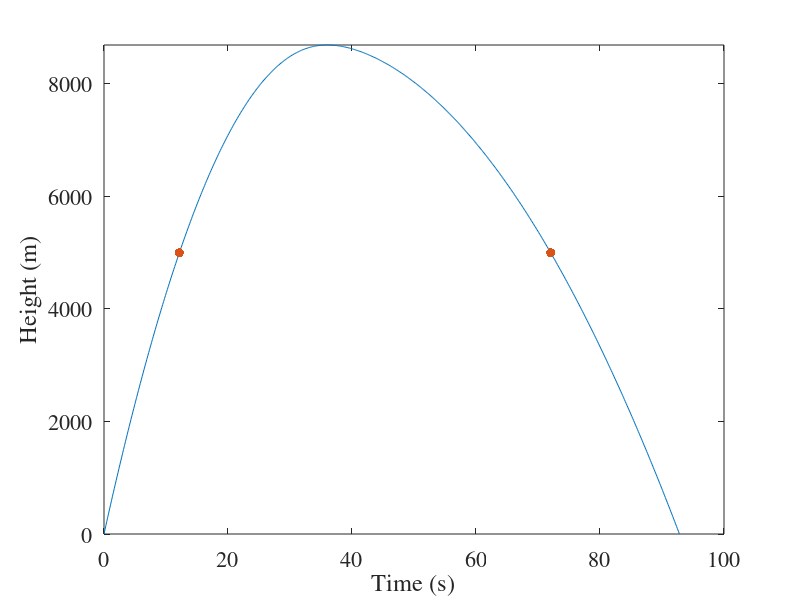
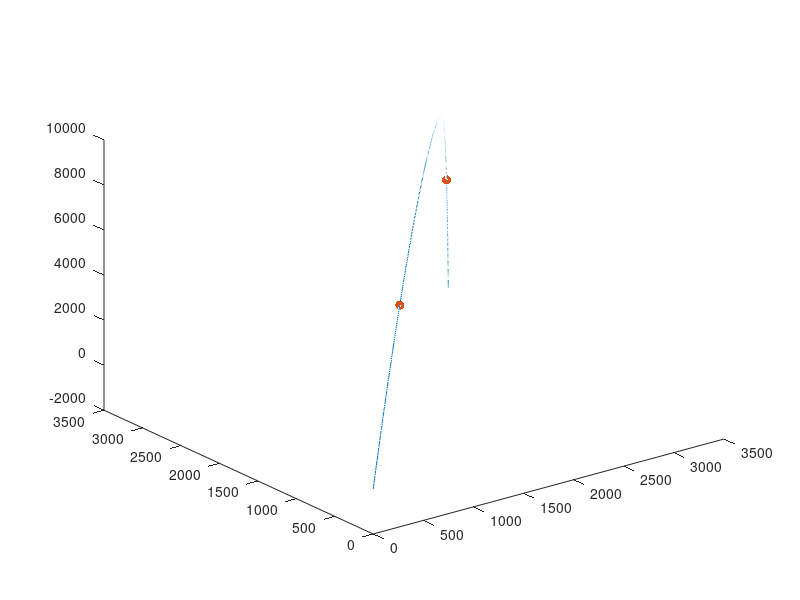

The MATLAB script that drew these images, in order:
function [t,r,v,te,ze,ie] = ballistic_flight_dragEv2()
% ballistic_flight_dragEv2 numerically integrates the equations of motion 
% for a projectile launched from the ground and influenced by gravity and a
% simplified drag force that acts at constant magnitude in the direction 
% oppostie of the projectile's velocity.  Plots are generated of the 
% projectile's 3D trajectory and height above ground as a function of time. 
% A terminal event stops the numerical integration at the time when the
% projectile returns to a zero height. A non-terminal event records all
% times when the projectile passes 5000 m height above ground and marks the
% corresponding points in the plots. 
%      
% Inputs:
%   None
%
% Outputs:
%   t (nx1 float): Array of times
%   r (nx3 float): Array of position values corresponding to each time
%   v (nx3 float): Array of position values corresponding to each time
%   te (mx1 float): Array of event times
%   ze (mx6 float): Array of state values at event times
%   ie (mx1 int): Index of event. 1 is the terminal ground crossing event
%                 and 2 is the non-terminal 5000 m crossing event.

% Copyright (c) 2020 Dmitry Savransky (ds264@cornell.edu)

g = 9.81; %m/s^2
Fdm = 5; %m/s^2

r0 = [0,0,0]; %m
v0 = [100,100,500]; %m/s

z0 = [r0.';v0.'];

[t,z,te,ze,ie] = ode45(@ballistic_flight_drag_eom,linspace(0,150,1000),z0,...
    odeset('Events',@ballistic_flight_drag_event));

r = z(:,1:3);
v = z(:,4:6);
r5k = ze(ie==2,:);
t5k = te(ie==2);

figure(3)
clf
plot(t,r(:,3))
hold on
plot(t5k,r5k(:,3),'.','MarkerSize',20)
hold off
set(gca,'FontName','Times','FontSize',16)
xlabel('Time (s)')
ylabel('Height (m)')
ylim([0,max(r(:,3))])

figure(4)
clf
plot3(r(:,1),r(:,2),r(:,3))
hold on
plot3(r5k(:,1),r5k(:,2),r5k(:,3),'.','MarkerSize',20)
hold off

    function dz = ballistic_flight_drag_eom(~,z)
        %state vector is z = [x,y,z,dx,dy,dz]
        
        r = z(1:3); %position vector (m)
        v = z(4:6); %velocity vector (m/s)
        vmag = norm(v); %m/s
        vhat = v/vmag;
        
        %acceleration is:
        a = [0;0;-g] - Fdm*vhat;
        dz = [v; a];
    end


    %0 and 5000 m height crossing event function
    function [pos,isterm,dir] = ballistic_flight_drag_event(~,z)
        h = z(3); %height above ground
        pos = [h,h-5000]; %zero crossing
        isterm = [1,0]; %halt
        dir = [-1,0];    %look for decreasing events only
    end


end